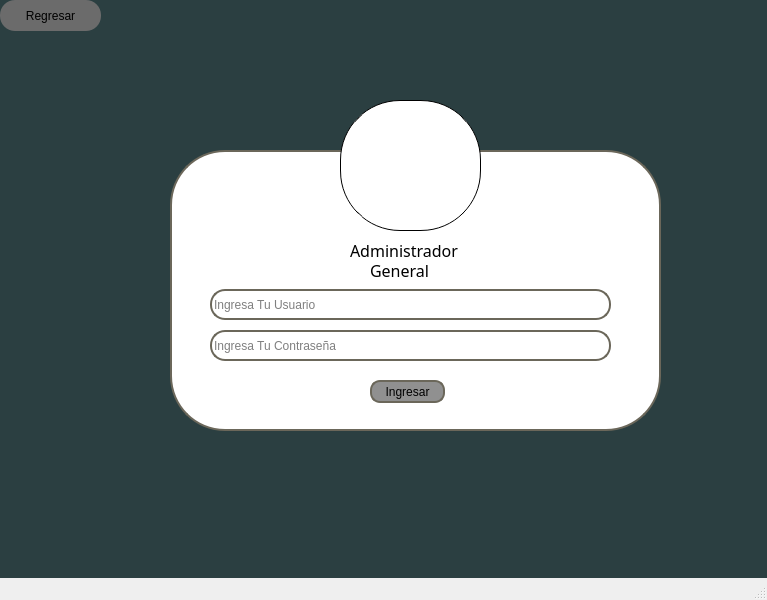
<?xml version="1.0" encoding="UTF-8"?>
<ui version="4.0">
 <class>MainWindow</class>
 <widget class="QMainWindow" name="MainWindow">
  <property name="geometry">
   <rect>
    <x>0</x>
    <y>0</y>
    <width>767</width>
    <height>600</height>
   </rect>
  </property>
  <property name="windowTitle">
   <string>MainWindow</string>
  </property>
  <widget class="QWidget" name="centralwidget">
   <widget class="QWidget" name="widget" native="true">
    <property name="geometry">
     <rect>
      <x>-10</x>
      <y>0</y>
      <width>801</width>
      <height>581</height>
     </rect>
    </property>
    <property name="sizePolicy">
     <sizepolicy hsizetype="Preferred" vsizetype="Preferred">
      <horstretch>20</horstretch>
      <verstretch>20</verstretch>
     </sizepolicy>
    </property>
    <property name="layoutDirection">
     <enum>Qt::LeftToRight</enum>
    </property>
    <property name="autoFillBackground">
     <bool>false</bool>
    </property>
    <property name="styleSheet">
     <string notr="true">background-color: rgb(43, 63, 65);</string>
    </property>
    <widget class="QWidget" name="widget_2" native="true">
     <property name="geometry">
      <rect>
       <x>180</x>
       <y>150</y>
       <width>491</width>
       <height>281</height>
      </rect>
     </property>
     <property name="styleSheet">
      <string notr="true">QWidget{
	background-color: rgb(255, 255, 255);
	border: 2px solid #6B675A;
	border-radius: 55px;
}

QLineEdit{
	Border-radius: 15px;
}</string>
     </property>
     <widget class="QLineEdit" name="lineEdit">
      <property name="geometry">
       <rect>
        <x>40</x>
        <y>139</y>
        <width>401</width>
        <height>31</height>
       </rect>
      </property>
      <property name="styleSheet">
       <string notr="true"/>
      </property>
      <property name="text">
       <string/>
      </property>
      <property name="placeholderText">
       <string>Ingresa Tu Usuario</string>
      </property>
     </widget>
     <widget class="QLineEdit" name="lineEdit_2">
      <property name="geometry">
       <rect>
        <x>40</x>
        <y>180</y>
        <width>401</width>
        <height>31</height>
       </rect>
      </property>
      <property name="text">
       <string/>
      </property>
      <property name="echoMode">
       <enum>QLineEdit::Password</enum>
      </property>
      <property name="placeholderText">
       <string>Ingresa Tu Contraseña</string>
      </property>
     </widget>
     <widget class="QPushButton" name="pushButton_2">
      <property name="geometry">
       <rect>
        <x>200</x>
        <y>230</y>
        <width>75</width>
        <height>23</height>
       </rect>
      </property>
      <property name="cursor">
       <cursorShape>PointingHandCursor</cursorShape>
      </property>
      <property name="mouseTracking">
       <bool>true</bool>
      </property>
      <property name="styleSheet">
       <string notr="true">border-radius: 10px;
background-color: rgb(144, 144, 144);</string>
      </property>
      <property name="text">
       <string>Ingresar</string>
      </property>
     </widget>
     <widget class="QLabel" name="label_4">
      <property name="geometry">
       <rect>
        <x>180</x>
        <y>90</y>
        <width>151</width>
        <height>20</height>
       </rect>
      </property>
      <property name="font">
       <font>
        <family>Arial Black</family>
        <pointsize>12</pointsize>
       </font>
      </property>
      <property name="styleSheet">
       <string notr="true">border: none;</string>
      </property>
      <property name="text">
       <string>Administrador</string>
      </property>
     </widget>
     <widget class="QLabel" name="label_5">
      <property name="geometry">
       <rect>
        <x>200</x>
        <y>110</y>
        <width>151</width>
        <height>20</height>
       </rect>
      </property>
      <property name="font">
       <font>
        <family>Arial Black</family>
        <pointsize>12</pointsize>
       </font>
      </property>
      <property name="styleSheet">
       <string notr="true">border: none;</string>
      </property>
      <property name="text">
       <string>General</string>
      </property>
     </widget>
    </widget>
    <widget class="QPushButton" name="btn_back">
     <property name="geometry">
      <rect>
       <x>10</x>
       <y>0</y>
       <width>101</width>
       <height>31</height>
      </rect>
     </property>
     <property name="cursor">
      <cursorShape>PointingHandCursor</cursorShape>
     </property>
     <property name="styleSheet">
      <string notr="true">background-color: rgb(107, 107, 107);
border-radius: 15px;</string>
     </property>
     <property name="text">
      <string>Regresar</string>
     </property>
     <property name="icon">
      <iconset>
       <normaloff>../Imagenes proyecto/Imagenes proyecto/regresar.svg</normaloff>../Imagenes proyecto/Imagenes proyecto/regresar.svg</iconset>
     </property>
    </widget>
    <widget class="QPushButton" name="btn_icon">
     <property name="geometry">
      <rect>
       <x>350</x>
       <y>100</y>
       <width>141</width>
       <height>131</height>
      </rect>
     </property>
     <property name="cursor">
      <cursorShape>PointingHandCursor</cursorShape>
     </property>
     <property name="styleSheet">
      <string notr="true">border-radius: 60px;
background-color: #fff;
border: 1px solid #000;</string>
     </property>
     <property name="text">
      <string/>
     </property>
     <property name="icon">
      <iconset>
       <normaloff>../../../imagen.png</normaloff>../../../imagen.png</iconset>
     </property>
     <property name="iconSize">
      <size>
       <width>92</width>
       <height>82</height>
      </size>
     </property>
     <property name="default">
      <bool>false</bool>
     </property>
     <property name="flat">
      <bool>false</bool>
     </property>
    </widget>
   </widget>
  </widget>
  <widget class="QMenuBar" name="menubar">
   <property name="geometry">
    <rect>
     <x>0</x>
     <y>0</y>
     <width>767</width>
     <height>21</height>
    </rect>
   </property>
  </widget>
  <widget class="QStatusBar" name="statusbar"/>
 </widget>
 <resources/>
 <connections/>
</ui>
